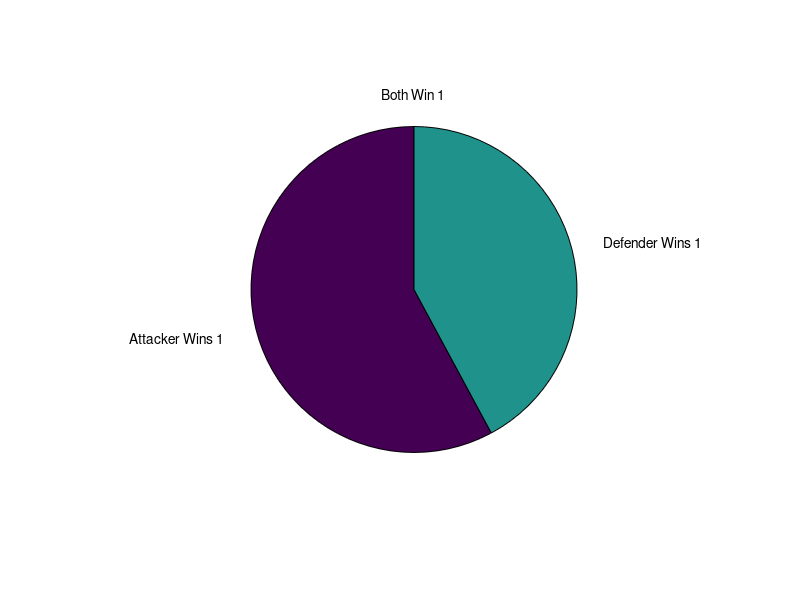

This figure's MATLAB source:
%{
    Lab6EC3.m

    Skeleton for the third extra credit probem in lab 6.

    This lab should do the following:

    (1) Initialize a separate variable for each possible outcome

    (2) Using nested for loops, calculate the total occurences of each
    outcome using 1 attack die and 2 defense dice

    (3) Calculate the probability of each occurence. Make sure that
    probabilities are stored in the following variables:
        attack_wins - the probability of the attackers winning one
        defense_wins - the probability of the defense winning one

    (4) Create a pie chart of the probabilities

    (5)Add a title and legend to the pie chart

    @author Carlise Moreland and Joshua Pollock
%}

function [attack_wins,defense_wins] = Lab6EC3
attack_wins=0;
defense_wins=0;
tie=0;
gamesPlayed=0;
for a1 =1:6
        for d1=1:6
            for d2=1:6
                
                attackers = sort([a1]);
                defenders = sort([d1 d2]);
                
                if attackers(1) > defenders(1)
                    attack_wins = attack_wins + 1;
                elseif ( attackers(1)<= defenders(1)+defenders(2))
                    defense_wins = defense_wins + 1;
                else
                    tie=tie+1;
                end
                gamesPlayed=gamesPlayed+1;
            end
        end
    
end
attack_wins = attack_wins / gamesPlayed;
defense_wins = defense_wins / gamesPlayed;
tie=tie/gamesPlayed;

pieChart=[attack_wins defense_wins tie];
labels = {'Attacker Wins 1','Defender Wins 1', 'Both Win 1'};
pie(pieChart,labels);
end

